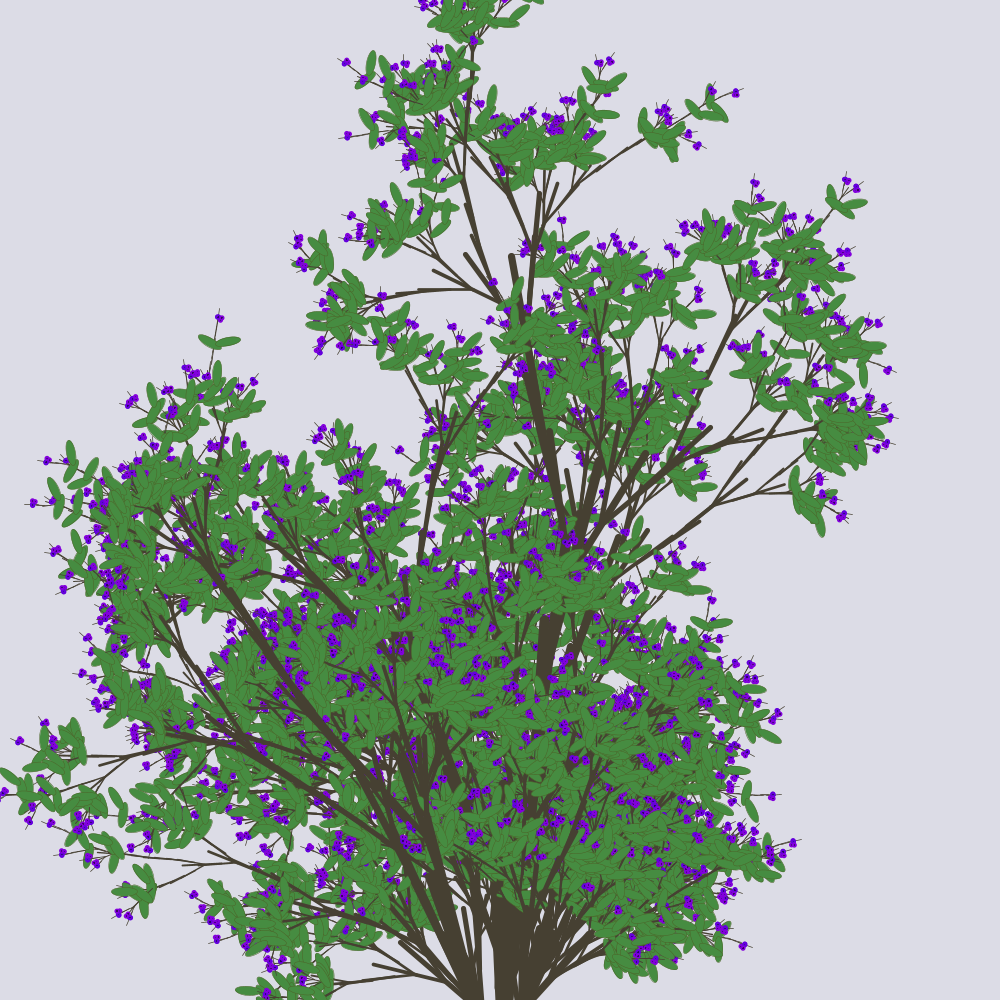
Frame 1 (no input)
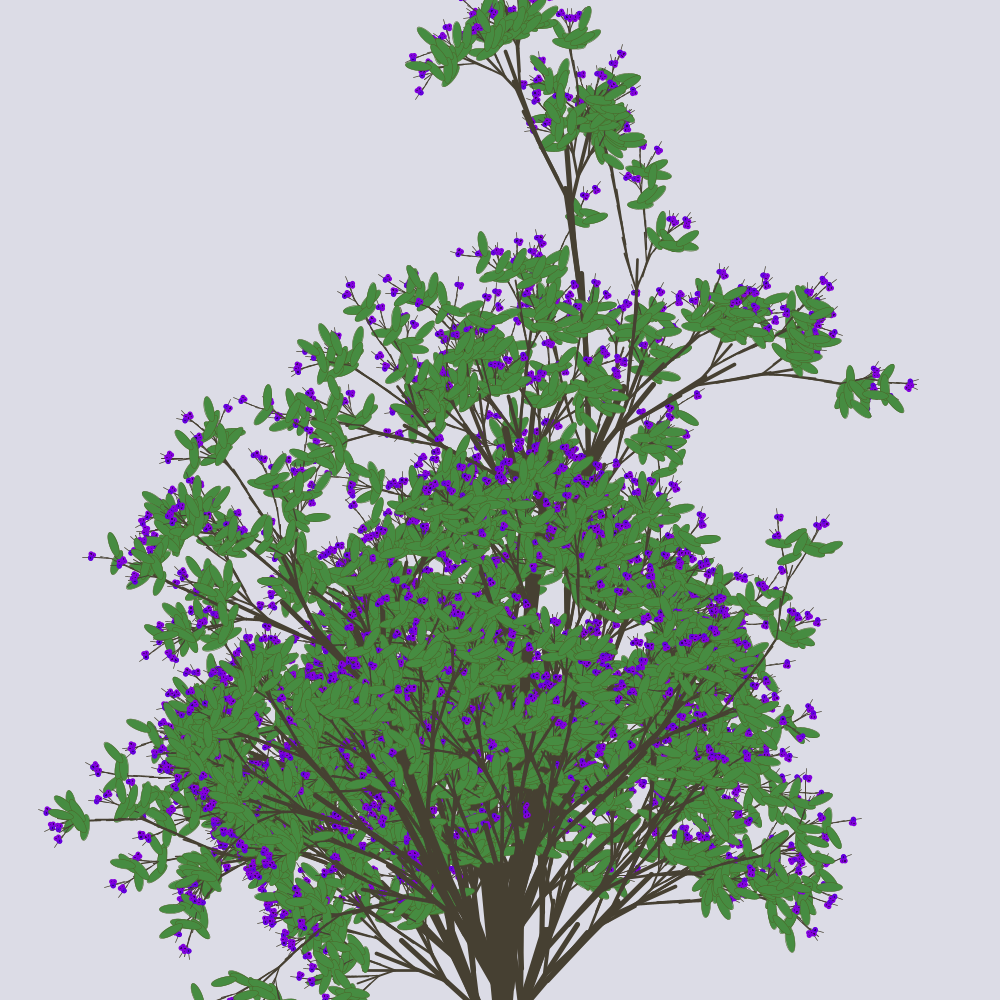
Frame 2 (the mouse pressed at the canvas centre, redrawn once)

The Processing sketch that drew these frames (run headless with seeded random() and noise(); the mouse was pressed at the canvas centre and the sketch redrawn once):

// Processing sketch: sk_k4_22_B09
// ── sk_k4_22_B09.pde
/**
ブルーベリーの木をモチーフに、再帰的な表現を試みた.
授業の演習にもあったように植物の構造は繰り返しでできているため、
そこから更に発展して枝のほかに実と葉を再現しようと思った。
再帰した際、ブルーベリーがただの紫色の円に見えないように実の中央に蔕を描画した。
低木特有の、塊に近い形状を再現するために密度を下方に集中させ、
主幹ができる限り目立たないようにした。
*/
void setup()
{
  size( 1000, 1000);
  noLoop();
}

void draw()
{
  background(220, 220, 230);
  strokeWeight(10);

  for ( int i=-300; i<=400; i+=80 )
  {
    pushMatrix();
    translate( width/2, 1150);
    branch(0);
    popMatrix();
  }
  save("sk_k4_22_B09.png");
}

//枝と茎
void branch( int stem )
{
  if ( stem < 9 )
  {
    stroke( 70, 64, 50 );
    line( 3, 3, 2, -height/5 );
    {
      translate( 0, -height/12 );
      rotate( random( -0.1, 0.1 ) );
      
      if( random(2.3)<1.1 )
      {
        rotate( 0.3 );
        scale( 0.72 );
        pushMatrix();
        branch( stem+1 );
        popMatrix();
        rotate( -0.7 );
        pushMatrix();
        branch( stem+1);
        popMatrix();
      }
      else
      {
        branch( stem );
      }
    }
  }
  else
  {
    //葉
    stroke(75, 100, 40);
    fill(70, 140, 65);
    ellipse(100, 500, random(500, 100), random(170, 50));

    //ブルーベリー1
    noStroke();
    fill( 100, 0, 220 );
    ellipse( 0, 0, random(120, 100), random(100, 100) );
    stroke(0);
    
    //ブルーベリー2
    noStroke();
    fill( 130, 0, 220 );
    ellipse( 70, 30, random(100, 100), random(100, 100) );
    stroke(0);
    
    //ブルーベリーの蔕1
    fill(10, 100, 220);
    ellipse( 0, 0, random(10, 10), random(10, 10) );
    
    //ブルーベリーの蔕2
    fill(10, 100, 220);
    ellipse( 70, 30, random(10, 10), random(10, 10) ); 
  }
}

//マウスクリックで描画
void mousePressed()
{
  redraw();
}
